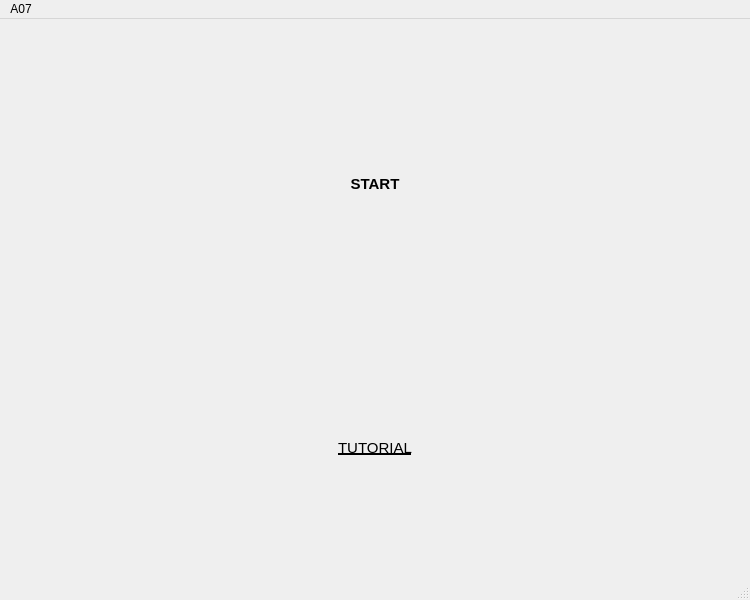
<?xml version="1.0" encoding="UTF-8"?>
<ui version="4.0">
 <class>MainWindow</class>
 <widget class="QMainWindow" name="MainWindow">
  <property name="geometry">
   <rect>
    <x>0</x>
    <y>0</y>
    <width>750</width>
    <height>600</height>
   </rect>
  </property>
  <property name="sizePolicy">
   <sizepolicy hsizetype="Preferred" vsizetype="Fixed">
    <horstretch>0</horstretch>
    <verstretch>0</verstretch>
   </sizepolicy>
  </property>
  <property name="windowTitle">
   <string>Welcome to our Solarsystem</string>
  </property>
  <widget class="QWidget" name="centralwidget">
   <layout class="QGridLayout" name="gridLayout">
    <item row="0" column="0">
     <layout class="QVBoxLayout" name="verticalLayout">
      <property name="spacing">
       <number>20</number>
      </property>
      <item>
       <widget class="QLabel" name="label">
        <property name="sizePolicy">
         <sizepolicy hsizetype="Fixed" vsizetype="Fixed">
          <horstretch>0</horstretch>
          <verstretch>5</verstretch>
         </sizepolicy>
        </property>
        <property name="text">
         <string/>
        </property>
        <property name="pixmap">
         <pixmap resource="a07res.qrc">:/newPrefix/A07 Splash Screen Version 3.jpg</pixmap>
        </property>
        <property name="margin">
         <number>0</number>
        </property>
       </widget>
      </item>
      <item>
       <widget class="QPushButton" name="start_Button">
        <property name="sizePolicy">
         <sizepolicy hsizetype="Minimum" vsizetype="Preferred">
          <horstretch>0</horstretch>
          <verstretch>1</verstretch>
         </sizepolicy>
        </property>
        <property name="font">
         <font>
          <pointsize>11</pointsize>
          <weight>75</weight>
          <bold>true</bold>
         </font>
        </property>
        <property name="cursor">
         <cursorShape>PointingHandCursor</cursorShape>
        </property>
        <property name="text">
         <string>START</string>
        </property>
        <property name="default">
         <bool>false</bool>
        </property>
        <property name="flat">
         <bool>true</bool>
        </property>
       </widget>
      </item>
      <item>
       <widget class="QPushButton" name="tutorial_Button">
        <property name="sizePolicy">
         <sizepolicy hsizetype="Minimum" vsizetype="Preferred">
          <horstretch>0</horstretch>
          <verstretch>1</verstretch>
         </sizepolicy>
        </property>
        <property name="font">
         <font>
          <pointsize>11</pointsize>
          <italic>false</italic>
          <underline>true</underline>
         </font>
        </property>
        <property name="cursor">
         <cursorShape>WhatsThisCursor</cursorShape>
        </property>
        <property name="text">
         <string>TUTORIAL</string>
        </property>
        <property name="default">
         <bool>true</bool>
        </property>
        <property name="flat">
         <bool>true</bool>
        </property>
       </widget>
      </item>
     </layout>
    </item>
   </layout>
  </widget>
  <widget class="QStatusBar" name="statusbar"/>
  <widget class="QMenuBar" name="menubar">
   <property name="geometry">
    <rect>
     <x>0</x>
     <y>0</y>
     <width>750</width>
     <height>21</height>
    </rect>
   </property>
   <widget class="QMenu" name="menuA07">
    <property name="title">
     <string>A07</string>
    </property>
   </widget>
   <addaction name="menuA07"/>
  </widget>
 </widget>
 <resources>
  <include location="a07res.qrc"/>
 </resources>
 <connections/>
</ui>
